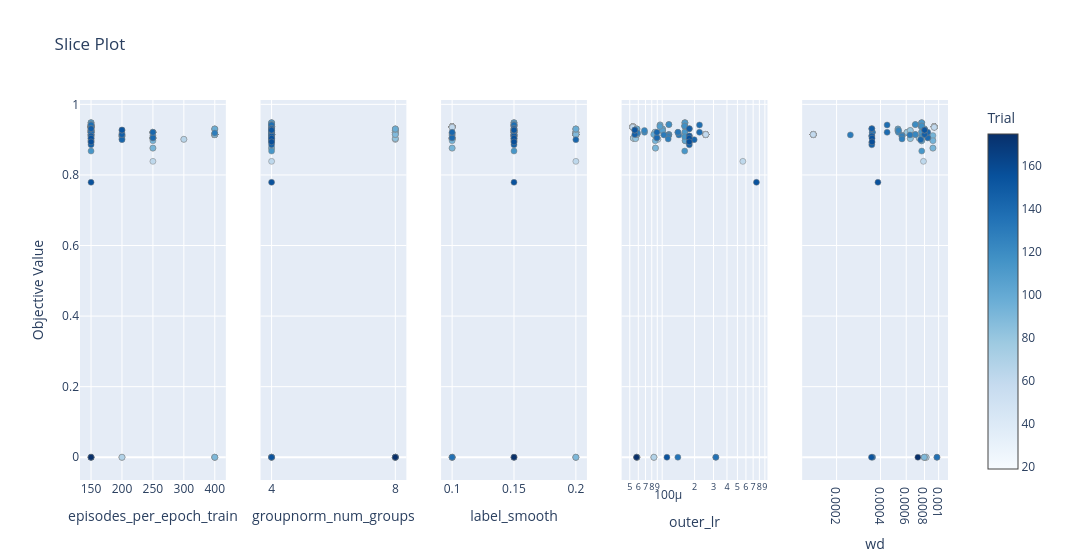

This figure's notebook cell:
### Code cell
fig_slice = plot_slice(study, params=params_to_plot_OPT)
fig_slice.show()

### Figure 1 — Plotly figure (JSON) as saved in the notebook; plotly's stock layout.template omitted (floating-point values rounded to 4 significant figures; data arrays with more than 128 entries replaced by an {"elided": "..."} marker saying what was removed)
{"data": [{"marker": {"color": {"elided": "133 int values"}, "colorbar": {"title": {"text": "Trial"}, "x": 1, "xpad": 40}, "colorscale": [[0, "rgb(247,251,255)"], [0.125, "rgb(222,235,247)"], [0.25, "rgb(198,219,239)"], [0.375, "rgb(158,202,225)"], [0.5, "rgb(107,174,214)"], [0.625, "rgb(66,146,198)"], [0.75, "rgb(33,113,181)"], [0.875, "rgb(8,81,156)"], [1, "rgb(8,48,107)"]], "line": {"color": "Grey", "width": 0.5}, "showscale": true}, "mode": "markers", "name": "Feasible Trial", "showlegend": false, "type": "scatter", "x": {"elided": "133 int values"}, "xaxis": "x", "y": {"elided": "133 float values"}, "yaxis": "y"}, {"marker": {"color": {"elided": "133 int values"}, "colorbar": {"title": {"text": "Trial"}, "x": 1, "xpad": 40}, "colorscale": [[0, "rgb(247,251,255)"], [0.125, "rgb(222,235,247)"], [0.25, "rgb(198,219,239)"], [0.375, "rgb(158,202,225)"], [0.5, "rgb(107,174,214)"], [0.625, "rgb(66,146,198)"], [0.75, "rgb(33,113,181)"], [0.875, "rgb(8,81,156)"], [1, "rgb(8,48,107)"]], "line": {"color": "Grey", "width": 0.5}, "showscale": false}, "mode": "markers", "name": "Feasible Trial", "showlegend": false, "type": "scatter", "x": {"elided": "133 int values"}, "xaxis": "x2", "y": {"elided": "133 float values"}, "yaxis": "y2"}, {"marker": {"color": {"elided": "133 int values"}, "colorbar": {"title": {"text": "Trial"}, "x": 1, "xpad": 40}, "colorscale": [[0, "rgb(247,251,255)"], [0.125, "rgb(222,235,247)"], [0.25, "rgb(198,219,239)"], [0.375, "rgb(158,202,225)"], [0.5, "rgb(107,174,214)"], [0.625, "rgb(66,146,198)"], [0.75, "rgb(33,113,181)"], [0.875, "rgb(8,81,156)"], [1, "rgb(8,48,107)"]], "line": {"color": "Grey", "width": 0.5}, "showscale": false}, "mode": "markers", "name": "Feasible Trial", "showlegend": false, "type": "scatter", "x": {"elided": "133 float values"}, "xaxis": "x3", "y": {"elided": "133 float values"}, "yaxis": "y3"}, {"marker": {"color": {"elided": "133 int values"}, "colorbar": {"title": {"text": "Trial"}, "x": 1, "xpad": 40}, "colorscale": [[0, "rgb(247,251,255)"], [0.125, "rgb(222,235,247)"], [0.25, "rgb(198,219,239)"], [0.375, "rgb(158,202,225)"], [0.5, "rgb(107,174,214)"], [0.625, "rgb(66,146,198)"], [0.75, "rgb(33,113,181)"], [0.875, "rgb(8,81,156)"], [1, "rgb(8,48,107)"]], "line": {"color": "Grey", "width": 0.5}, "showscale": false}, "mode": "markers", "name": "Feasible Trial", "showlegend": false, "type": "scatter", "x": {"elided": "133 float values"}, "xaxis": "x4", "y": {"elided": "133 float values"}, "yaxis": "y4"}, {"marker": {"color": {"elided": "133 int values"}, "colorbar": {"title": {"text": "Trial"}, "x": 1, "xpad": 40}, "colorscale": [[0, "rgb(247,251,255)"], [0.125, "rgb(222,235,247)"], [0.25, "rgb(198,219,239)"], [0.375, "rgb(158,202,225)"], [0.5, "rgb(107,174,214)"], [0.625, "rgb(66,146,198)"], [0.75, "rgb(33,113,181)"], [0.875, "rgb(8,81,156)"], [1, "rgb(8,48,107)"]], "line": {"color": "Grey", "width": 0.5}, "showscale": false}, "mode": "markers", "name": "Feasible Trial", "showlegend": false, "type": "scatter", "x": {"elided": "133 float values"}, "xaxis": "x5", "y": {"elided": "133 float values"}, "yaxis": "y5"}], "layout": {"title": {"text": "Slice Plot"}, "width": 1500, "xaxis": {"anchor": "y", "categoryarray": [150, 200, 250, 300, 400], "categoryorder": "array", "domain": [0, 0.168], "title": {"text": "episodes_per_epoch_train"}, "type": "category"}, "xaxis2": {"anchor": "y2", "categoryarray": [4, 8], "categoryorder": "array", "domain": [0.208, 0.376], "title": {"text": "groupnorm_num_groups"}, "type": "category"}, "xaxis3": {"anchor": "y3", "categoryarray": [0.1, 0.15, 0.2], "categoryorder": "array", "domain": [0.416, 0.584], "title": {"text": "label_smooth"}, "type": "category"}, "xaxis4": {"anchor": "y4", "domain": [0.624, 0.792], "title": {"text": "outer_lr"}, "type": "log"}, "xaxis5": {"anchor": "y5", "domain": [0.832, 1], "title": {"text": "wd"}, "type": "log"}, "yaxis": {"anchor": "x", "domain": [0, 1], "title": {"text": "Objective Value"}}, "yaxis2": {"anchor": "x2", "domain": [0, 1], "matches": "y", "showticklabels": false}, "yaxis3": {"anchor": "x3", "domain": [0, 1], "matches": "y", "showticklabels": false}, "yaxis4": {"anchor": "x4", "domain": [0, 1], "matches": "y", "showticklabels": false}, "yaxis5": {"anchor": "x5", "domain": [0, 1], "matches": "y", "showticklabels": false}}}
